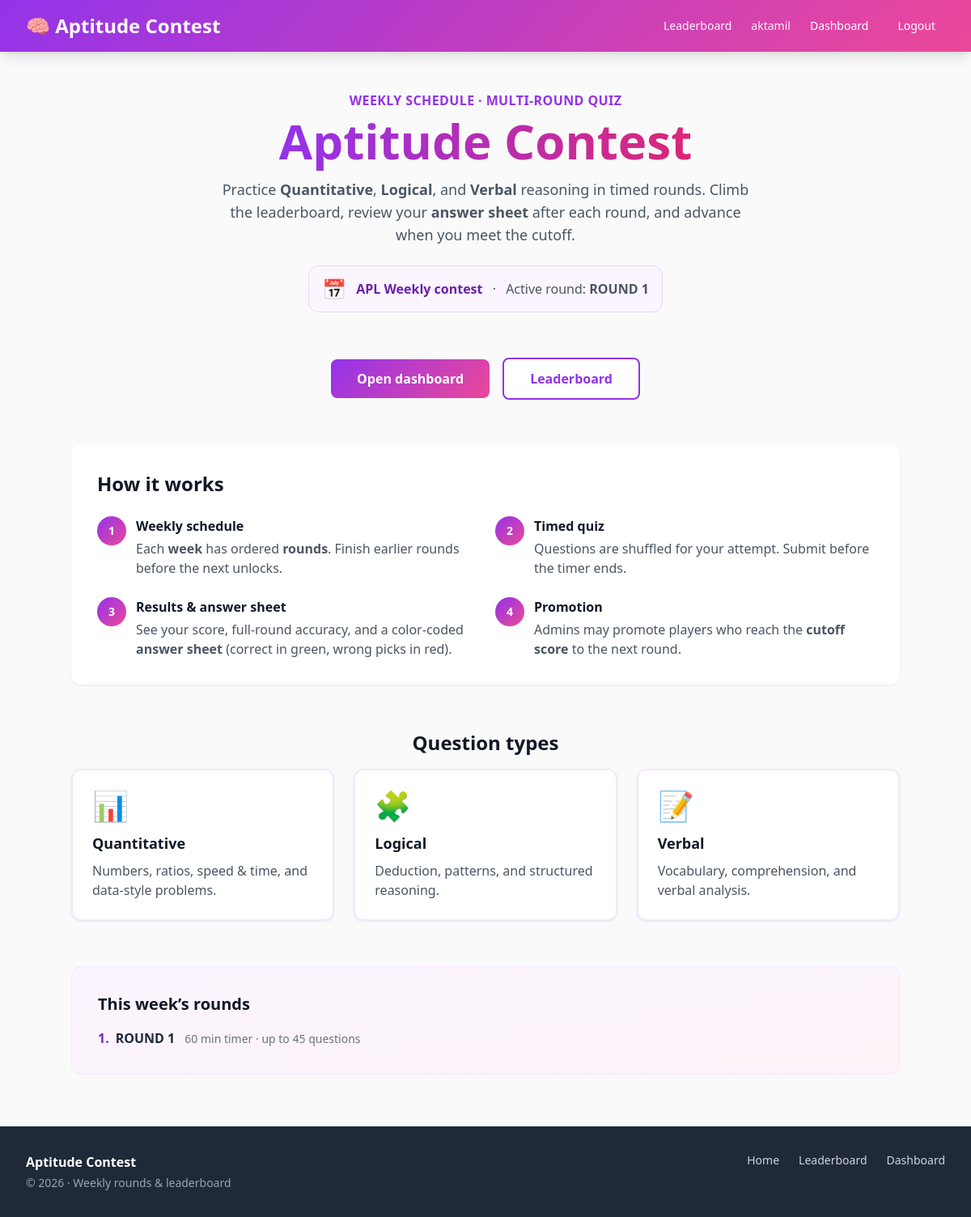
Screenshot of / (signed in) with the database file from the repository.
### contest/models.py (models this page shows, shortened)
class Week(models.Model):
    title = models.CharField(max_length=100, unique=True)
    start_date = models.DateField()
    end_date = models.DateField()
    is_active = models.BooleanField(default=False)
    class Meta:
        ordering = ["-start_date"]
        verbose_name = "Week"
        verbose_name_plural = "Weeks (schedule)"

class Round(models.Model):
    week = models.ForeignKey(Week, on_delete=models.CASCADE, related_name="rounds")
    round_name = models.CharField(max_length=100)
    order_number = models.PositiveIntegerField(default=1)
    is_active = models.BooleanField(default=False)
    duration_seconds = models.PositiveIntegerField(
        default=1800,
        help_text="Quiz timer for this round (seconds). Default 1800 = 30 minutes.",
    )
    total_questions = models.PositiveIntegerField(
        default=30,
        help_text="Max number of questions to show in this round (picks first N by order).",
    )
    promotion_cutoff_score = models.PositiveIntegerField(
        null=True,
        blank=True,
        help_text=(
            "Minimum total score on this round to qualify for the next round. "
            "Admin uses this for promotion (list action + button). Leave empty to disable."
        ),
    )
    class Meta:
        ordering = ["week", "order_number", "id"]
        unique_together = [("week", "order_number"), ("week", "round_name")]
        verbose_name = "Round"
        verbose_name_plural = "Rounds (all weeks)"

### contest/views.py (the view)
# urls.py: path('', views.home, name='home'),
def home(request):
    active_week = get_active_week()
    active_round = get_active_round_for_week(active_week)
    rounds_preview = []
    if active_week:
        rounds_preview = list(
            active_week.rounds.order_by("order_number", "id").values(
                "round_name", "order_number", "duration_seconds", "total_questions"
            )[:12]
        )
    return render(
        request,
        "home.html",
        {
            "active_week": active_week,
            "active_round": active_round,
            "rounds_preview": rounds_preview,
        },
    )

### contest/templatetags/contest_extras.py (called while the page is built)
@register.filter(name="duration_fmt")
def duration_fmt(value):
    return format_duration_seconds(value)

### contest/time_display.py (called while the page is built, shortened)
def format_duration_seconds(seconds) -> str:
    try:
        s = int(seconds)
    except (TypeError, ValueError):
        return "—"
    s = max(0, s)
    if s < 60:
        return f"{s} sec" if s != 1 else "1 sec"
    m_total, sec = divmod(s, 60)
    if m_total < 120:
        if sec:
            return f"{m_total} min {sec} sec"
        return f"{m_total} min" if m_total != 1 else "1 min"

### contest/views.py (called while the page is built)
def get_active_week():
    return Week.objects.filter(is_active=True).first()

def get_active_round_for_week(week):
    if not week:
        return None
    return week.rounds.filter(is_active=True).order_by("order_number").first()

### templates/home.html (shortened to what this page needs)
{% extends 'base.html' %}
{% load contest_extras %}
{% block content %}
<div class="w-full max-w-5xl mx-auto min-w-0 space-y-10 sm:space-y-14 pb-8">
    <section class="text-center px-1 sm:px-0 pt-2 sm:pt-4">
        <p class="text-sm sm:text-base font-semibold text-purple-600 uppercase tracking-wide mb-2">
            Weekly schedule · Multi-round quiz
        </p>
        <h1 class="text-3xl sm:text-4xl md:text-5xl lg:text-6xl font-extrabold leading-tight mb-4">
            <span class="bg-gradient-to-r from-purple-600 to-pink-600 bg-clip-text text-transparent">
            </span>
        </h1>
        <p class="text-base sm:text-lg text-gray-600 max-w-2xl mx-auto mb-6">
            Practice <strong>Quantitative</strong>, <strong>Logical</strong>, and <strong>Verbal</strong> reasoning in timed rounds.
            Climb the leaderboard, review your <strong>answer sheet</strong> after each round, and advance when you meet the cutoff.
        </p>
        {% if active_week %}
        <div class="inline-flex flex-col sm:flex-row sm:items-center gap-2 sm:gap-3 px-4 py-3 rounded-xl bg-purple-50 border border-purple-200 text-left sm:text-center max-w-lg mx-auto">
            <span class="text-2xl" aria-hidden="true">📅</span>
            <div class="text-sm sm:text-base text-gray-800">
                <span class="font-bold text-purple-800">{{ active_week.title }}</span>
                {% if active_round %}
                <span class="block sm:inline sm:before:content-['·'] sm:before:mx-2 text-gray-600">
                    Active round: <strong>{{ active_round.round_name }}</strong>
                </span>
                {% else %}
                <span class="block sm:inline text-amber-700 text-sm mt-1 sm:mt-0">Waiting for admin to activate a round.</span>
                {% endif %}
            </div>
        </div>
        {% else %}
        <p class="text-sm text-amber-800 bg-amber-50 border border-amber-200 rounded-lg px-4 py-3 max-w-md mx-auto">
            No active week right now. Check back after the organizer opens the contest.
        </p>
        {% endif %}
    </section>
    <section class="flex flex-col sm:flex-row flex-wrap justify-center items-stretch sm:items-center gap-3 sm:gap-4 px-2">
        {% if user.is_authenticated %}
            <a href="{% url 'dashboard' %}" class="btn-primary w-full sm:w-auto text-center py-3.5 sm:py-3 min-h-[48px] flex items-center justify-center">
                Open dashboard
            </a>
            <a href="{% url 'leaderboard' %}" class="btn-secondary w-full sm:w-auto text-center py-3.5 sm:py-3 min-h-[48px] flex items-center justify-center">
                Leaderboard
            </a>
        {% endif %}
    </section>
    <section class="card p-5 sm:p-8">
        <h2 class="text-xl sm:text-2xl font-bold text-gray-900 mb-4 sm:mb-6 text-center sm:text-left">
            How it works
        </h2>
        <ol class="grid gap-4 sm:gap-6 sm:grid-cols-2">
            <li class="flex gap-3">
                <span class="flex-shrink-0 w-9 h-9 rounded-full gradient-purple-pink text-white font-bold flex items-center justify-center text-sm">1</span>
                <div>
                    <h3 class="font-semibold text-gray-900">Weekly schedule</h3>
                    <p class="text-sm sm:text-base text-gray-600 mt-1">Each <strong>week</strong> has ordered <strong>rounds</strong>. Finish earlier rounds before the next unlocks.</p>
                </div>
            </li>
            <li class="flex gap-3">
                <span class="flex-shrink-0 w-9 h-9 rounded-full gradient-purple-pink text-white font-bold flex items-center justify-center text-sm">2</span>
                <div>
                    <h3 class="font-semibold text-gray-900">Timed quiz</h3>
                    <p class="text-sm sm:text-base text-gray-600 mt-1">Questions are shuffled for your attempt. Submit before the timer ends.</p>
                </div>
            </li>
            <li class="flex gap-3">
                <span class="flex-shrink-0 w-9 h-9 rounded-full gradient-purple-pink text-white font-bold flex items-center justify-center text-sm">3</span>
                <div>
                    <h3 class="font-semibold text-gray-900">Results &amp; answer sheet</h3>
                    <p class="text-sm sm:text-base text-gray-600 mt-1">See your score, full-round accuracy, and a color-coded <strong>answer sheet</strong> (correct in green, wrong picks in red).</p>
                </div>
            </li>
            <li class="flex gap-3">
                <span class="flex-shrink-0 w-9 h-9 rounded-full gradient-purple-pink text-white font-bold flex items-center justify-center text-sm">4</span>
                <div>
                    <h3 class="font-semibold text-gray-900">Promotion</h3>
                    <p class="text-sm sm:text-base text-gray-600 mt-1">Admins may promote players who reach the <strong>cutoff score</strong> to the next round.</p>
                </div>
            </li>
        </ol>
    </section>
    <section>
        <h2 class="text-xl sm:text-2xl font-bold text-gray-900 mb-4 text-center">Question types</h2>
        <div class="grid grid-cols-1 sm:grid-cols-3 gap-4 sm:gap-6">
            <div class="card p-5 sm:p-6 border-2 border-purple-100 hover:border-purple-200 transition">
                <div class="text-3xl sm:text-4xl mb-3" aria-hidden="true">📊</div>
                <h3 class="text-lg font-bold text-gray-900 mb-2">Quantitative</h3>
                <p class="text-sm sm:text-base text-gray-600">Numbers, ratios, speed &amp; time, and data-style problems.</p>
            </div>
            <div class="card p-5 sm:p-6 border-2 border-purple-100 hover:border-purple-200 transition">
                <div class="text-3xl sm:text-4xl mb-3" aria-hidden="true">🧩</div>
                <h3 class="text-lg font-bold text-gray-900 mb-2">Logical</h3>
                <p class="text-sm sm:text-base text-gray-600">Deduction, patterns, and structured reasoning.</p>
            </div>
            <div class="card p-5 sm:p-6 border-2 border-purple-100 hover:border-purple-200 transition sm:col-span-1 col-span-1">
                <div class="text-3xl sm:text-4xl mb-3" aria-hidden="true">📝</div>
                <h3 class="text-lg font-bold text-gray-900 mb-2">Verbal</h3>
                <p class="text-sm sm:text-base text-gray-600">Vocabulary, comprehension, and verbal analysis.</p>
            </div>
        </div>
    </section>
    {% if rounds_preview %}
    <section class="rounded-xl bg-gradient-to-br from-purple-50 to-pink-50 border border-purple-100 p-5 sm:p-8">
        <h2 class="text-lg sm:text-xl font-bold text-gray-900 mb-4">This week&rsquo;s rounds</h2>
        <ul class="space-y-2 sm:space-y-3">
            {% for r in rounds_preview %}
            <li class="flex flex-wrap items-baseline gap-x-2 gap-y-1 text-sm sm:text-base text-gray-800">
                <span class="font-bold text-purple-700 tabular-nums">{{ r.order_number }}.</span>
                <span class="font-semibold">{{ r.round_name }}</span>
                <span class="text-gray-500 text-xs sm:text-sm w-full sm:w-auto sm:ml-1">
                    {{ r.duration_seconds|duration_fmt }} timer · up to {{ r.total_questions }} questions
                </span>
            </li>
            {% endfor %}
        </ul>
    </section>
    {% endif %}
</div>
{% endblock %}

### templates/base.html (shortened to what this page needs)
<!DOCTYPE html>
<html lang="en">
<head>
    <script src="https://cdn.tailwindcss.com"></script>
</head>
<body class="min-h-screen flex flex-col pb-[env(safe-area-inset-bottom)] overflow-x-hidden antialiased">
    <nav class="gradient-purple-pink shadow-lg sticky top-0 z-50">
        <div class="max-w-7xl mx-auto px-3 sm:px-6 lg:px-8">
            <div class="flex items-center justify-between gap-2 h-14 sm:h-16">
                <a href="{% url 'home' %}" class="text-white text-lg sm:text-2xl font-bold hover:opacity-90 transition truncate min-w-0 pr-2">
                    🧠 <span class="hidden sm:inline">Aptitude Contest</span><span class="sm:hidden">Contest</span>
                </a>
                <div class="hidden md:flex items-center gap-1 lg:gap-3 flex-shrink-0">
                    <a href="{% url 'leaderboard' %}" class="text-white/95 hover:text-white px-2 lg:px-3 py-2 rounded-md text-sm font-medium transition whitespace-nowrap">
                        Leaderboard
                    </a>
                    {% if user.is_authenticated %}
                        <span class="text-white/90 text-sm max-w-[140px] lg:max-w-xs truncate hidden lg:inline" title="{{ user.username }}">{{ user.username }}</span>
                        <a href="{% url 'dashboard' %}" class="text-white hover:text-gray-100 px-2 lg:px-3 py-2 rounded-md text-sm font-medium transition">Dashboard</a>
                        <a href="{% url 'logout' %}" class="text-white hover:text-gray-100 px-2 lg:px-3 py-2 rounded-md text-sm font-medium transition">Logout</a>
                    {% else %}
                        <a href="{% url 'login' %}" class="text-white hover:text-gray-100 px-2 lg:px-3 py-2 rounded-md text-sm font-medium transition">Login</a>
                        <a href="{% url 'register' %}" class="bg-white text-purple-600 hover:bg-gray-100 px-3 py-2 rounded-md text-sm font-semibold transition">Register</a>
                    {% endif %}
                </div>
            </div>
        </div>
    </nav>
    <main class="flex-grow max-w-7xl mx-auto w-full min-w-0 px-3 sm:px-6 lg:px-8 py-6 sm:py-8">
        {% block content %}{% endblock %}
    </main>
    <footer class="bg-gray-800 text-white mt-auto">
        <div class="max-w-7xl mx-auto px-3 sm:px-6 lg:px-8 py-6 sm:py-8">
            <div class="flex flex-col gap-6 sm:flex-row sm:justify-between sm:items-start">
                <div>
                    <p class="text-white font-semibold mb-1">Aptitude Contest</p>
                    <p class="text-gray-400 text-sm">&copy; {% now "Y" %} · Weekly rounds &amp; leaderboard</p>
                </div>
                <div class="flex flex-col sm:flex-row sm:flex-wrap gap-2 sm:gap-6 text-sm">
                    <a href="{% url 'home' %}" class="text-gray-300 hover:text-white py-2 sm:py-0 transition">Home</a>
                    <a href="{% url 'leaderboard' %}" class="text-gray-300 hover:text-white py-2 sm:py-0 transition">Leaderboard</a>
                    {% if user.is_authenticated %}
                    <a href="{% url 'dashboard' %}" class="text-gray-300 hover:text-white py-2 sm:py-0 transition">Dashboard</a>
                    {% else %}
                    <a href="{% url 'login' %}" class="text-gray-300 hover:text-white py-2 sm:py-0 transition">Login</a>
                    {% endif %}
                </div>
            </div>
        </div>
    </footer>
</body>
</html>

### templates/base.html (style rules this page uses)
body { background-color: #fafafa; color: #111827; -webkit-tap-highlight-color: transparent; }
.gradient-purple-pink { background: linear-gradient(135deg, #9333ea 0%, #ec4899 100%); }
.btn-primary { background: linear-gradient(135deg, #9333ea 0%, #ec4899 100%); color: white; padding: 0.75rem 1.5rem; border-radius: 0.5rem; font-weight: 600; transition: transform 0.2s, box-shadow 0.2s; display: inline-block; text-align: center; touch-action: manipulation; min-height: 44px; }
@media (min-width: 640px) { .btn-primary { padding: 0.75rem 2rem; } }
.btn-secondary { background: white; color: #9333ea; border: 2px solid #9333ea; padding: 0.75rem 1.5rem; border-radius: 0.5rem; font-weight: 600; transition: transform 0.2s, background 0.2s; display: inline-block; text-align: center; touch-action: manipulation; min-height: 44px; }
@media (min-width: 640px) { .btn-secondary { padding: 0.75rem 2rem; } }
.card { background: white; border-radius: 0.75rem; box-shadow: 0 1px 3px 0 rgba(0, 0, 0, 0.08); transition: box-shadow 0.3s; }

### rows the page displays
Week: title "APL Weekly contest"
Round: round_name "ROUND 1", order_number "1", duration_seconds|duration_fmt "60 min", total_questions "45"

### other values shown
{{ user.username }} "aktamil"
